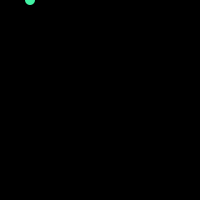
Frame 1 (no input)
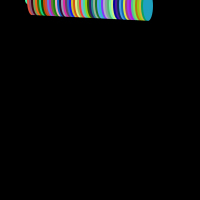
Frame 60 (the mouse pressed at the canvas centre just before this capture)
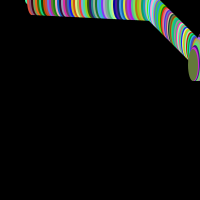
Frame 120 (the mouse held since frame 60 and released just before this capture)

The Processing sketch that drew these frames (run headless with seeded random() and noise(); from frame 60 on, the mouse is pressed at the canvas centre):

// Processing sketch: processing_28348
// ── processing_28348.pde

int x = 30; 
float y = 0; 
int velocidad = 2; 
float velocidady = 0.1;
int B=10;
int H=10;
float R;
float U;
float I;
void setup(){
   size (200,200);
  smooth();
  background(0);
}


  void draw() {

noStroke();
R = random (255);
U = random (255);
I = random (255);
fill(U,I,R);
ellipse(x,y,B,H);

x = x + velocidad;
y = y + velocidady;

if((x > width) ||(x<10)&&(x>190)||(x<10)) {
velocidad=velocidad*-1;
H=50;
fill(R,I,0);
}

if((y>height)||(y<0)){
velocidady=velocidady*-0.25;
H=50;
fill(U,0,R);
}

H=constrain(H-2,30,64);












}
  


void mousePressed (){
    
  velocidad = 1;
  velocidady = 1;
}
void keyPressed(){
 velocidad = -1;
 velocidady = -1; 
}
